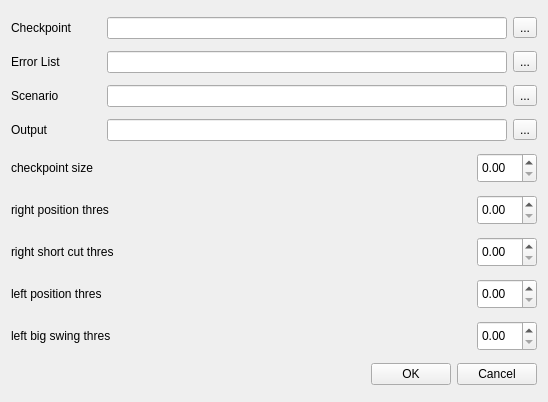
<?xml version="1.0" encoding="UTF-8"?>
<ui version="4.0">
 <class>ScenarioCheck</class>
 <widget class="QWidget" name="ScenarioCheck">
  <property name="geometry">
   <rect>
    <x>0</x>
    <y>0</y>
    <width>548</width>
    <height>402</height>
   </rect>
  </property>
  <property name="sizePolicy">
   <sizepolicy hsizetype="Fixed" vsizetype="Fixed">
    <horstretch>0</horstretch>
    <verstretch>0</verstretch>
   </sizepolicy>
  </property>
  <property name="windowTitle">
   <string>Form</string>
  </property>
  <layout class="QVBoxLayout" name="verticalLayout">
   <item>
    <layout class="QHBoxLayout" name="horizontalLayout_2">
     <item>
      <widget class="QLabel" name="checkpoint_label">
       <property name="minimumSize">
        <size>
         <width>90</width>
         <height>0</height>
        </size>
       </property>
       <property name="text">
        <string>Checkpoint</string>
       </property>
      </widget>
     </item>
     <item>
      <widget class="QLineEdit" name="checkpoint_text"/>
     </item>
     <item>
      <widget class="QToolButton" name="checkpoint_tool">
       <property name="sizePolicy">
        <sizepolicy hsizetype="Fixed" vsizetype="Fixed">
         <horstretch>0</horstretch>
         <verstretch>0</verstretch>
        </sizepolicy>
       </property>
       <property name="text">
        <string>...</string>
       </property>
      </widget>
     </item>
    </layout>
   </item>
   <item>
    <layout class="QHBoxLayout" name="horizontalLayout_3">
     <item>
      <widget class="QLabel" name="error_list_label">
       <property name="minimumSize">
        <size>
         <width>90</width>
         <height>0</height>
        </size>
       </property>
       <property name="text">
        <string>Error List</string>
       </property>
      </widget>
     </item>
     <item>
      <widget class="QLineEdit" name="error_list_text"/>
     </item>
     <item>
      <widget class="QToolButton" name="error_list_tool">
       <property name="sizePolicy">
        <sizepolicy hsizetype="Fixed" vsizetype="Fixed">
         <horstretch>0</horstretch>
         <verstretch>0</verstretch>
        </sizepolicy>
       </property>
       <property name="text">
        <string>...</string>
       </property>
      </widget>
     </item>
    </layout>
   </item>
   <item>
    <layout class="QHBoxLayout" name="horizontalLayout_4">
     <item>
      <widget class="QLabel" name="scenario_label">
       <property name="minimumSize">
        <size>
         <width>90</width>
         <height>0</height>
        </size>
       </property>
       <property name="text">
        <string>Scenario</string>
       </property>
      </widget>
     </item>
     <item>
      <widget class="QLineEdit" name="scenario_text"/>
     </item>
     <item>
      <widget class="QToolButton" name="scenario_tool">
       <property name="sizePolicy">
        <sizepolicy hsizetype="Fixed" vsizetype="Fixed">
         <horstretch>0</horstretch>
         <verstretch>0</verstretch>
        </sizepolicy>
       </property>
       <property name="text">
        <string>...</string>
       </property>
      </widget>
     </item>
    </layout>
   </item>
   <item>
    <layout class="QHBoxLayout" name="horizontalLayout_5">
     <item>
      <widget class="QLabel" name="output_label">
       <property name="minimumSize">
        <size>
         <width>90</width>
         <height>0</height>
        </size>
       </property>
       <property name="text">
        <string>Output</string>
       </property>
      </widget>
     </item>
     <item>
      <widget class="QLineEdit" name="optput_text"/>
     </item>
     <item>
      <widget class="QToolButton" name="output_tool">
       <property name="sizePolicy">
        <sizepolicy hsizetype="Fixed" vsizetype="Fixed">
         <horstretch>0</horstretch>
         <verstretch>0</verstretch>
        </sizepolicy>
       </property>
       <property name="text">
        <string>...</string>
       </property>
      </widget>
     </item>
    </layout>
   </item>
   <item>
    <layout class="QHBoxLayout" name="horizontalLayout_6">
     <item>
      <widget class="QLabel" name="checkpoint_size_label">
       <property name="text">
        <string>checkpoint size</string>
       </property>
      </widget>
     </item>
     <item>
      <widget class="QDoubleSpinBox" name="checkpoint_size_value">
       <property name="sizePolicy">
        <sizepolicy hsizetype="Expanding" vsizetype="Expanding">
         <horstretch>0</horstretch>
         <verstretch>0</verstretch>
        </sizepolicy>
       </property>
       <property name="minimumSize">
        <size>
         <width>0</width>
         <height>0</height>
        </size>
       </property>
       <property name="maximumSize">
        <size>
         <width>60</width>
         <height>30</height>
        </size>
       </property>
       <property name="buttonSymbols">
        <enum>QAbstractSpinBox::UpDownArrows</enum>
       </property>
      </widget>
     </item>
    </layout>
   </item>
   <item>
    <layout class="QHBoxLayout" name="horizontalLayout_7">
     <item>
      <widget class="QLabel" name="right_position_thres_label">
       <property name="text">
        <string>right position thres</string>
       </property>
      </widget>
     </item>
     <item>
      <widget class="QDoubleSpinBox" name="right_position_thres_value">
       <property name="sizePolicy">
        <sizepolicy hsizetype="Expanding" vsizetype="Expanding">
         <horstretch>0</horstretch>
         <verstretch>0</verstretch>
        </sizepolicy>
       </property>
       <property name="maximumSize">
        <size>
         <width>60</width>
         <height>30</height>
        </size>
       </property>
      </widget>
     </item>
    </layout>
   </item>
   <item>
    <layout class="QHBoxLayout" name="horizontalLayout_8">
     <item>
      <widget class="QLabel" name="right_short_cut_thres_label">
       <property name="text">
        <string>right short cut thres</string>
       </property>
      </widget>
     </item>
     <item>
      <widget class="QDoubleSpinBox" name="right_short_cut_thres_value">
       <property name="sizePolicy">
        <sizepolicy hsizetype="Expanding" vsizetype="Expanding">
         <horstretch>0</horstretch>
         <verstretch>0</verstretch>
        </sizepolicy>
       </property>
       <property name="minimumSize">
        <size>
         <width>0</width>
         <height>0</height>
        </size>
       </property>
       <property name="maximumSize">
        <size>
         <width>60</width>
         <height>30</height>
        </size>
       </property>
      </widget>
     </item>
    </layout>
   </item>
   <item>
    <layout class="QHBoxLayout" name="horizontalLayout_9">
     <item>
      <widget class="QLabel" name="left_position_thres_label">
       <property name="text">
        <string>left position thres</string>
       </property>
      </widget>
     </item>
     <item>
      <widget class="QDoubleSpinBox" name="left_position_thres_value">
       <property name="sizePolicy">
        <sizepolicy hsizetype="Expanding" vsizetype="Expanding">
         <horstretch>0</horstretch>
         <verstretch>0</verstretch>
        </sizepolicy>
       </property>
       <property name="maximumSize">
        <size>
         <width>60</width>
         <height>30</height>
        </size>
       </property>
      </widget>
     </item>
    </layout>
   </item>
   <item>
    <layout class="QHBoxLayout" name="horizontalLayout_10">
     <item>
      <widget class="QLabel" name="left_big_swing_thres_label">
       <property name="text">
        <string>left big swing thres</string>
       </property>
      </widget>
     </item>
     <item>
      <widget class="QDoubleSpinBox" name="left_big_swing_thres_value">
       <property name="sizePolicy">
        <sizepolicy hsizetype="Expanding" vsizetype="Expanding">
         <horstretch>0</horstretch>
         <verstretch>0</verstretch>
        </sizepolicy>
       </property>
       <property name="maximumSize">
        <size>
         <width>60</width>
         <height>30</height>
        </size>
       </property>
      </widget>
     </item>
    </layout>
   </item>
   <item>
    <layout class="QHBoxLayout" name="horizontalLayout">
     <item>
      <spacer name="horizontalSpacer">
       <property name="orientation">
        <enum>Qt::Horizontal</enum>
       </property>
       <property name="sizeHint" stdset="0">
        <size>
         <width>40</width>
         <height>20</height>
        </size>
       </property>
      </spacer>
     </item>
     <item>
      <widget class="QPushButton" name="ok">
       <property name="text">
        <string>OK</string>
       </property>
      </widget>
     </item>
     <item>
      <widget class="QPushButton" name="cancel">
       <property name="text">
        <string>Cancel</string>
       </property>
      </widget>
     </item>
    </layout>
   </item>
  </layout>
 </widget>
 <resources/>
 <connections>
  <connection>
   <sender>ScenarioCheck</sender>
   <signal>checkpoint_file_selected(QString)</signal>
   <receiver>checkpoint_text</receiver>
   <slot>setText(QString)</slot>
   <hints>
    <hint type="sourcelabel">
     <x>502</x>
     <y>5</y>
    </hint>
    <hint type="destinationlabel">
     <x>483</x>
     <y>15</y>
    </hint>
   </hints>
  </connection>
  <connection>
   <sender>ScenarioCheck</sender>
   <signal>error_list_file_selected(QString)</signal>
   <receiver>error_list_text</receiver>
   <slot>setText(QString)</slot>
   <hints>
    <hint type="sourcelabel">
     <x>543</x>
     <y>52</y>
    </hint>
    <hint type="destinationlabel">
     <x>464</x>
     <y>55</y>
    </hint>
   </hints>
  </connection>
  <connection>
   <sender>ScenarioCheck</sender>
   <signal>scenario_file_selected(QString)</signal>
   <receiver>scenario_text</receiver>
   <slot>setText(QString)</slot>
   <hints>
    <hint type="sourcelabel">
     <x>543</x>
     <y>92</y>
    </hint>
    <hint type="destinationlabel">
     <x>427</x>
     <y>85</y>
    </hint>
   </hints>
  </connection>
  <connection>
   <sender>ScenarioCheck</sender>
   <signal>output_file_selected(QString)</signal>
   <receiver>optput_text</receiver>
   <slot>setText(QString)</slot>
   <hints>
    <hint type="sourcelabel">
     <x>542</x>
     <y>132</y>
    </hint>
    <hint type="destinationlabel">
     <x>417</x>
     <y>116</y>
    </hint>
   </hints>
  </connection>
  <connection>
   <sender>cancel</sender>
   <signal>clicked()</signal>
   <receiver>ScenarioCheck</receiver>
   <slot>close()</slot>
   <hints>
    <hint type="sourcelabel">
     <x>512</x>
     <y>387</y>
    </hint>
    <hint type="destinationlabel">
     <x>516</x>
     <y>434</y>
    </hint>
   </hints>
  </connection>
 </connections>
 <slots>
  <signal>checkpoint_file_selected(QString)</signal>
  <signal>error_list_file_selected(QString)</signal>
  <signal>scenario_file_selected(QString)</signal>
  <signal>output_file_selected(QString)</signal>
 </slots>
</ui>
